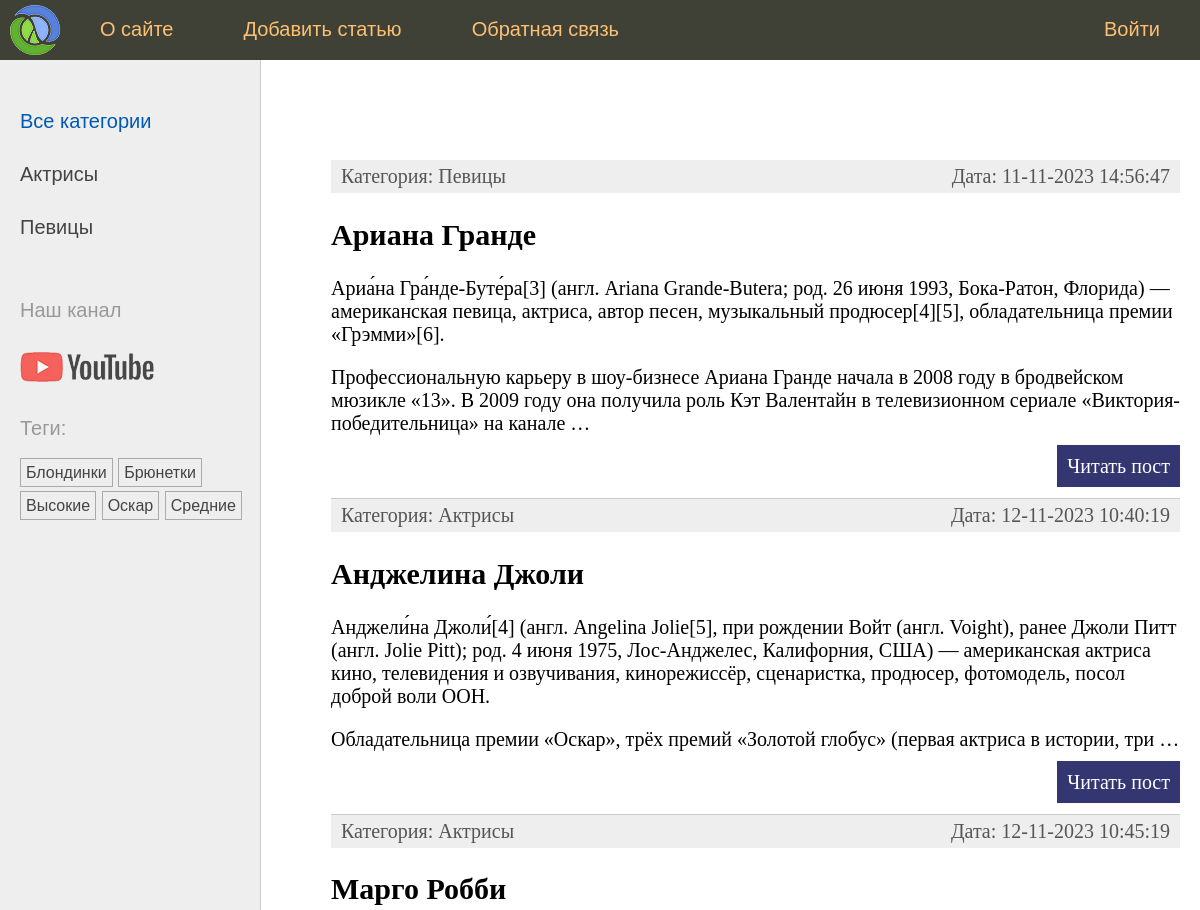
The app's page / (upper part), older data.
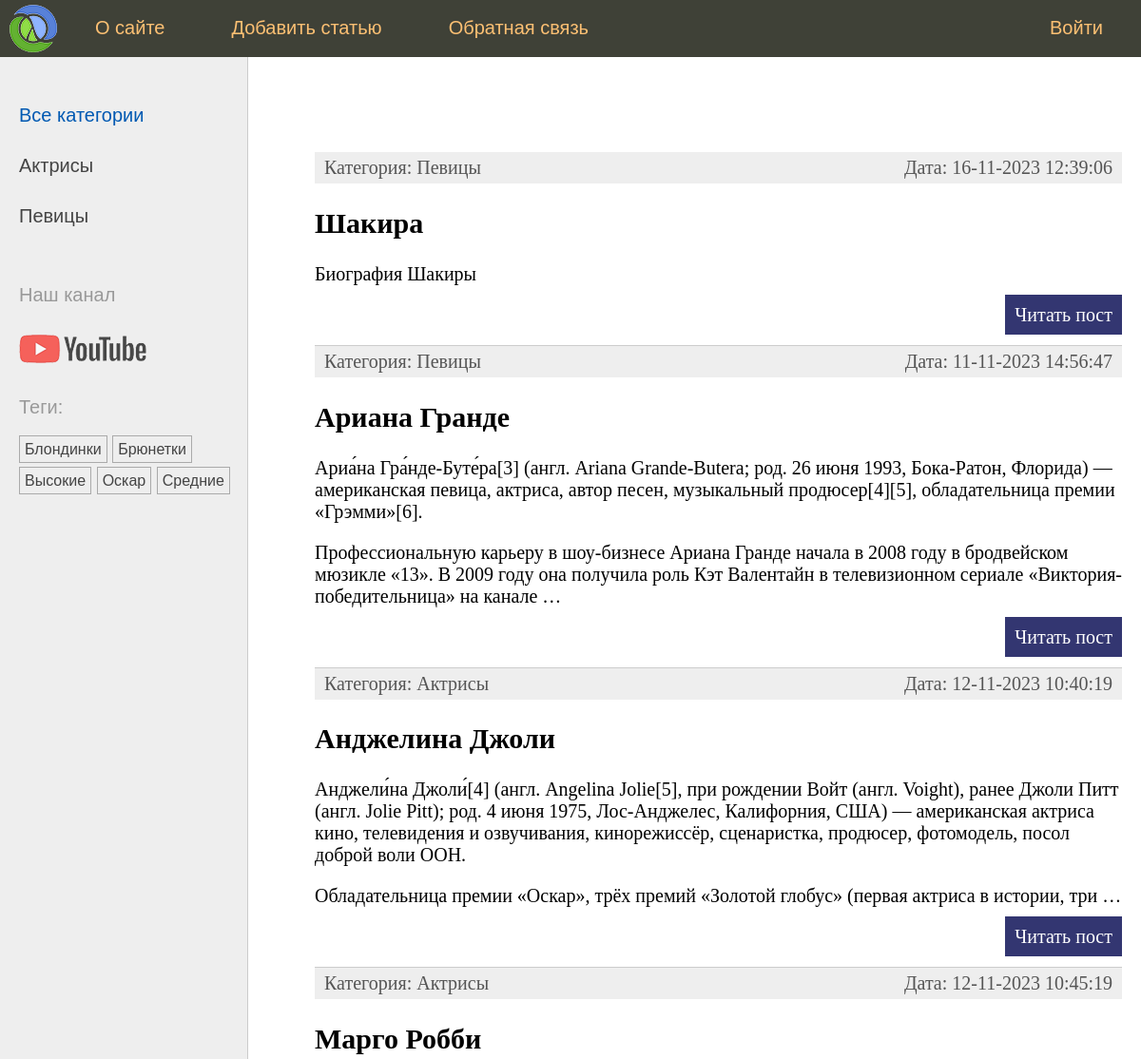
The same page, newer data.
### women/models.py (models this page shows, shortened)
class Category(models.Model):
    name = models.CharField(max_length=100, db_index=True, verbose_name='Категория')
    slug = models.SlugField(max_length=255, unique=True, db_index=True, verbose_name='Slug')
    class Meta:
        verbose_name = 'Категория'
        verbose_name_plural = 'Категории'
    def get_absolute_url(self):
        return reverse('category', kwargs={'cat_slug': self.slug})

class TagPost(models.Model):
    tag = models.CharField(max_length=100, db_index=True)
    slug = models.SlugField(max_length=255, unique=True, db_index=True)
    def get_absolute_url(self):
        return reverse('tag', kwargs={'tag_slug': self.slug})

class Women(models.Model):
    class Status(models.IntegerChoices):
        DRAFT = 0, 'Черновик'
        PUBLISHED = 1, 'Опубликовано'
    title = models.CharField(max_length=255, verbose_name='Заголовок', validators=[])
    slug = models.SlugField(max_length=255, unique=True, db_index=True, verbose_name='Slug', validators=[
        MinLengthValidator(5, message='Минимум 5 символов'),
        MaxLengthValidator(100, message='Максимум 100 символов'),
    ])
    content = models.TextField(blank=True, verbose_name='Текст статьи')
    time_create = models.DateTimeField(auto_now_add=True, verbose_name='Время создания')
    time_update = models.DateTimeField(auto_now=True, verbose_name='Время обновления')
    is_published = models.BooleanField(choices=tuple(map(lambda x: (bool(x[0]), x[1]), Status.choices)),
                                       default=Status.DRAFT, verbose_name='Статус')
    cat = models.ForeignKey('Category', on_delete=models.PROTECT, related_name='posts', verbose_name='Категория')
    tags = models.ManyToManyField('TagPost', blank=True, related_name='tags', verbose_name='Тег')
    husband = models.OneToOneField('Husband', on_delete=models.SET_NULL, null=True, blank=True,
                                   related_name='woman', verbose_name='Муж')
    objects = models.Manager()
    published = PublishedManager()
    class Meta:
        verbose_name = 'Известные женщины'
        verbose_name_plural = 'Известные женщины'
        ordering = ['-time_create']
        indexes = [
            models.Index(fields=['-time_create']),
        ]
    def get_absolute_url(self):
        return reverse('post', kwargs={'post_slug': self.slug})

### women/views.py (the view)
# urls.py: path('', index, name='home'),
def index(request: HttpRequest) -> HttpResponse:
    posts = Women.published.all().select_related('cat')
    data = {
        'title': 'Главная страница',
        'menu': menu,
        'posts': posts,
        'cat_selected': 0,
    }
    return render(request, 'women/index.html', context=data)

### women/models.py (called while the page is built)
    def get_queryset(self) -> models.QuerySet:
        return super().get_queryset().filter(is_published=Women.Status.PUBLISHED)

### women/templatetags/women_tags.py (called while the page is built)
@register.inclusion_tag('women/list_categories.html')
def show_categories(cat_selected: int = 0) -> dict[str, Category | int]:
    cats = Category.objects.annotate(total=Count('posts')).filter(total__gt=0)
    return {'cats': cats, 'cat_selected': cat_selected}

@register.inclusion_tag('women/list_tags.html')
def show_all_tags() -> dict[str, TagPost]:
    return {'tags': TagPost.objects.annotate(total=Count('tags')).filter(total__gt=0)}

### women/templates/women/index.html (shortened to what this page needs)
{% extends 'base.html' %}
{% block content %}
    <ul class="list-articles">
        {% for p in posts %}
            <li>
                <div class="article-panel">
                    <p class="first">Категория: {{ p.cat.name }}</p>
                    <p class="last">Дата: {{ p.time_update|date:"d-m-Y H:i:s" }}</p>
                </div>
                <h2>{{ p.title }}</h2>
                {% autoescape off %}
                    {{ p.content|linebreaks|truncatewords:50 }}
                {% endautoescape %}
                <p class="link-read-post"><a href="{{ p.get_absolute_url }}">Читать пост</a></p>
            </li>
        {% endfor %}
    </ul>
{% endblock %}

### templates/base.html (shortened to what this page needs)
{% load static %}
{% load women_tags %}
<!DOCTYPE html>
<html>
<head>
	<link type="text/css" href="{% static 'women/css/styles.css' %}" rel="stylesheet" />
</head>
<body>
<table class="table-page" border=0 cellpadding="0" cellspacing="0">
    <tr>
        <td valign=top>
            {% block mainmenu %}
                <div class="header">
                    <ul id="mainmenu" class="mainmenu">
                        <li class="logo"><a href="{% url 'home' %}"><div class="logo"></div></a></li>
                        {% for m in menu %}
                            {% if not forloop.last %}<li>{% else %}<li class="last">{% endif %}
                        <a href="{% url m.url_name %}">{{ m.title }}</a></li>
                        {% endfor %}
                    </ul>
                </div>
            {% endblock mainmenu %}
            <table class="table-content" border=0 cellpadding="0" cellspacing="0">
                <tr>
                    <td valign="top" class="left-chapters">
                        <ul id="leftchapters">
                            {% if cat_selected == 0 %}
                                <li class="selected">Все категории</li>
                            {% else %}
                                <li><a href="{% url 'home' %}">Все категории</a></li>
                            {% endif %}
                            {% show_categories cat_selected %}
                            <li class="share">
                                <p>Наш канал</p>
                                <a class="share-yt"
                                   href="https://www.youtube.com/channel/UClJzWfGWuGJL2t-3dYKcHTA/playlists"
                                   target="_blank" rel="nofollow"></a>
                            </li>
                            <li>{% show_all_tags %}</li>
                        </ul>
                    </td>
                    <td valign="top" class="content">
                        <div class="content-text">
                            {% block content %}
                            {% endblock %}
                        </div>
                    </td>
                </tr>
            </table>
        </td>
    </tr>
</table>
</body>
</html>

### women/templates/women/list_categories.html
{% for cat in cats %}
    {% if cat.id == cat_selected %}
        <li class="selected">{{ cat.name }}</li>
    {% else %}
        <li><a href="{{ cat.get_absolute_url }}">{{ cat.name }}</a></li>
    {% endif %}
{% endfor %}

### women/templates/women/list_tags.html
{% if tags %}
    <p>Теги: </p>
    <ul class="tags-list">
        {% for t in tags %}
            <li><a href="{{ t.get_absolute_url }}">{{ t.tag }}</a></li>
        {% endfor %}
    </ul>
{% endif %}

### women/static/women/css/styles.css (style rules this page uses)
html, body { font-family: 'Arial'; margin: 0; padding: 0; height: 100%; width: 100%; color: #444; }
a { color: #0059b2; text-decoration: none; }
p.link-read-post { text-align: right; }
p.link-read-post a { padding: 10px; min-width: 100px; background: #333671; color: #fff; text-decoration: none; }
div.article-panel { background: #eee; padding: 5px 10px 5px 10px; box-sizing: border-box; overflow: hidden; color: #555; }
div.article-panel p.first { margin: 0; float: left; }
div.article-panel p.last { margin: 0; float: right; }
ul.list-articles { list-style: none; margin: 0; padding: 0; }
ul.list-articles li { border-bottom: 1px solid #ccc; }
.table-page { width: 100%; height: 100%; vertical-align: top; }
.table-page tr { height: 100%; }
.header { background: #3F4137; height: 60px; }
.logo { background: url('../images/logo.png') no-repeat 10px 5px; width: 70px; height: 60px; }
ul.mainmenu { list-style: none; margin: 0; padding: 0; height: 60px; color: #fdc073; font-size: 20px; overflow: hidden; }
ul.mainmenu li { float: left; margin: 18px 40px 0 30px; }
ul.mainmenu li.logo { margin: 0; }
ul.mainmenu li.last { float: right; }
ul.mainmenu li a { color: #fdc073; text-decoration: none; }
.table-content { width: 100%; min-height: 100%; height: 100%; }
.left-chapters { margin: 0; background: #eee; border-right: 1px solid #ccc; }
.left-chapters ul { width: 230px; margin: 0; padding: 20px 10px 10px 20px; list-style: none; font-size: 20px; }
.left-chapters ul li { margin: 30px 0 0 0; color: #999; }
.left-chapters ul li.selected { color: #0059b2; }
.left-chapters ul li a { color: #444; text-decoration: none; }
.left-chapters ul li.share { margin: 60px 0 0 0; }
.left-chapters ul li.share p { margin: 30px 0 30px 0; }
.left-chapters ul li.share a { display: inline-block; width: 40px; height: 40px; margin: 0 20px 0 0; }
.left-chapters ul li.share a.share-yt { width: 100%; height: 30px; background: url('../images/share_yt.png') no-repeat 0 0 }
ul.tags-list { width: 100%; margin: 0; padding: 0; list-style: none; }
ul.tags-list li { margin: 0; padding: 0 0 10px; display: inline-block; }
ul.tags-list li a { padding: 5px; font-size: 16px; border: 1px solid #aaa; }
.content { padding: 40px 20px 20px 40px; width: 100%; box-sizing: border-box; }
.content-text { margin: 60px 0 0 30px; color: #000; font-size: 20px; font-family: Yandex Sans Display Light; }

Row changes from the older to the newer data that the page shows:
added Women: cat.name "Певицы", time_update "16-11-2023 12:39:06", title "Шакира", content "Биография Шакиры"
